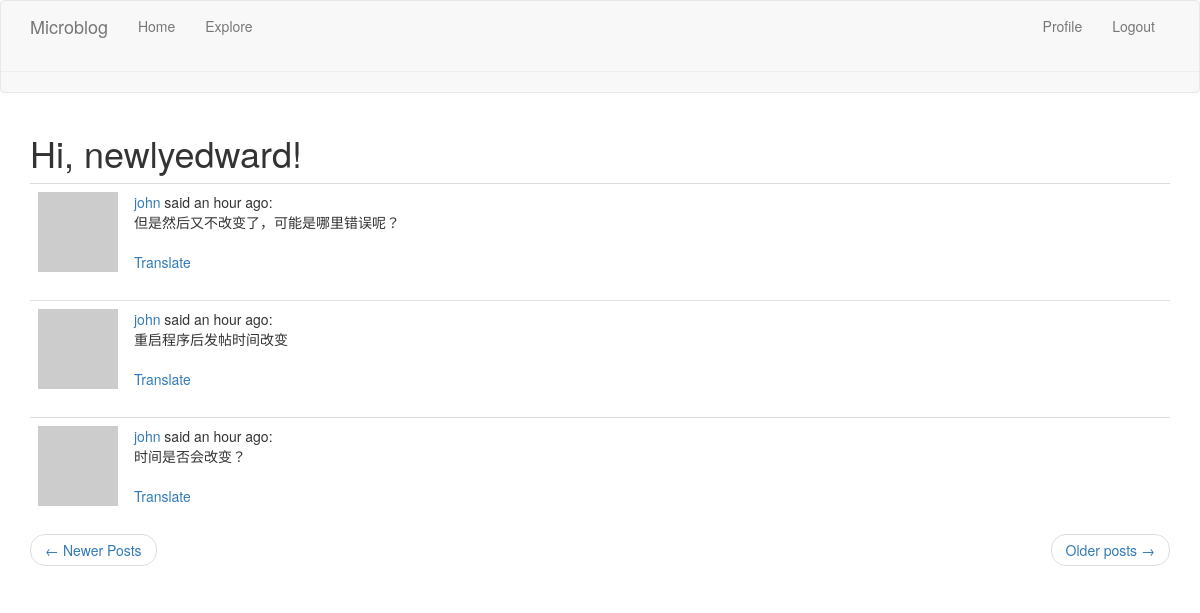
Page /explore (signed in) on the committed database.
### app/models.py (models this page shows, shortened)
class User(UserMixin, db.Model):
    id = db.Column(db.Integer, primary_key=True)
    username = db.Column(db.String(64), index=True, unique=True)
    email = db.Column(db.String(120), index=True, unique=True)
    password_hash = db.Column(db.String(128))
    posts = db.relationship('Post', backref='author', lazy='dynamic')
    about_me = db.Column(db.String(140))
    last_seen = db.Column(db.DateTime, default=datetime.utcnow)
    followed = db.relationship(
        'User', secondary=followers,
        primaryjoin=(followers.c.follower_id == id),
        secondaryjoin=(followers.c.followed_id == id),
        backref=db.backref('followers', lazy='dynamic'), lazy='dynamic')
    def avatar(self, size):
        digest = md5(self.email.lower().encode('utf-8')).hexdigest()
        return 'https://www.gravatar.com/avatar/{}?d=identicon&s={}'.format(
            digest, size)

class Post(db.Model):
    id = db.Column(db.Integer, primary_key=True)
    body = db.Column(db.String(40))
    timestamp = db.Column(db.DateTime, index=True, default=datetime.utcnow())
    user_id = db.Column(db.Integer, db.ForeignKey('user.id'))
    language = db.Column(db.String(5))

### app/routes.py (the view)
@app.route('/explore')
@login_required
def explore():
    page = request.args.get('page', 1, type=int)
    posts = Post.query.order_by(Post.timestamp.desc()).paginate(
        page, app.config['POSTS_PER_PAGE'], False)
    next_url = url_for('explore', page=posts.next_num) if posts.has_next else None
    prev_url = url_for('explore', page=posts.prev_num) if posts.has_prev else None
    return render_template('index.html', title='Explore', posts=posts.items,
                           next_url=next_url, prev_url=prev_url)

### app/models.py (called while the page is built)
@login.user_loader
def load_user(id):
    return User.query.get(int(id))

### app/routes.py (called while the page is built)
@app.before_request
def before_request():
    if current_user.is_authenticated:
        current_user.last_seen = datetime.utcnow()
        db.session.commit()
    g.locale = str(get_locale())

### app/templates/index.html (shortened to what this page needs)
{% extends "base.html" %}
{% import 'bootstrap/wtf.html' as wtf %}
{% block app_content %}
    <h1>{{ _('Hi, %(username)s!', username=current_user.username) }}</h1>
    {% for post in posts %}
        {% include '_post.html' %}
    {% endfor %}
    <nav aria-label="...">
        <ul class="pager">
            <li class="previous{% if not prev_url %} diabled {% endif %}">
                <a href="{{ prev_url or '#'}}">
                    <span aria-hidden="true">&larr;</span> {{ _('Newer Posts') }}
                </a>
            </li>
            <li class="next{% if not next_url%} disable {% endif %}">
                <a href="{{ next_url or '#'}}">
                    {{ _('Older posts') }}  <span aria-hidden="true">&rarr;</span>
                </a>
            </li>
        </ul>
    </nav>
{% endblock %}

### app/templates/_post.html (shortened to what this page needs)
<table class="table table-hover">
    <tr>
        <td width="70px" >
            <a href="{{ url_for('user', username=post.author.username) }}">
                <img src="{{ post.author.avatar(36) }}">
            </a>
        </td>
        <td>
            {{ _('%(username)s said %(when)s',
                username=user_link, when=moment(post.timestamp).fromNow()) }}:
            <br>
            <span id="post{{ post.id }}">{{ post.body }}</span>
            {% if post.language and post.language != g.locale %}
            <br><br>
            <span id="translation{{ post.id}}">
                <a href="javascript:translate(
                    '#post{{ post.id}}',
                    '#translation{{post.id}}',
                    '{{ post.language}}',
                    '{{ g.locale}}');">{{ _('Translate')}}</a>
            </span>
            {% endif %}
        </td>
    </tr>
</table>

### rows in the picture
Post: body "但是然后又不改变了，可能是哪里错误呢？"
Post: body "重启程序后发帖时间改变"
Post: body "时间是否会改变？"
